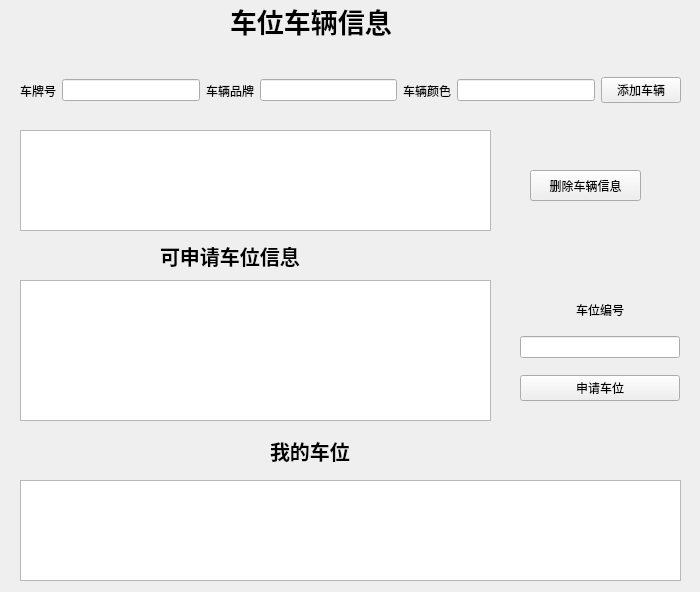
<?xml version="1.0" encoding="UTF-8"?>
<ui version="4.0">
 <class>Yezhucheweiguanli</class>
 <widget class="QWidget" name="Yezhucheweiguanli">
  <property name="geometry">
   <rect>
    <x>0</x>
    <y>0</y>
    <width>700</width>
    <height>592</height>
   </rect>
  </property>
  <property name="windowTitle">
   <string>Form</string>
  </property>
  <property name="styleSheet">
   <string notr="true">background-image: url();</string>
  </property>
  <widget class="QWidget" name="horizontalLayoutWidget">
   <property name="geometry">
    <rect>
     <x>20</x>
     <y>70</y>
     <width>661</width>
     <height>41</height>
    </rect>
   </property>
   <layout class="QHBoxLayout" name="horizontalLayout">
    <item>
     <widget class="QLabel" name="label_3">
      <property name="text">
       <string>车牌号</string>
      </property>
     </widget>
    </item>
    <item>
     <widget class="QLineEdit" name="numlineEdit"/>
    </item>
    <item>
     <widget class="QLabel" name="label_2">
      <property name="text">
       <string>车辆品牌</string>
      </property>
     </widget>
    </item>
    <item>
     <widget class="QLineEdit" name="brandlineEdit"/>
    </item>
    <item>
     <widget class="QLabel" name="label">
      <property name="text">
       <string>车辆颜色</string>
      </property>
     </widget>
    </item>
    <item>
     <widget class="QLineEdit" name="colorlineEdit"/>
    </item>
    <item>
     <widget class="QPushButton" name="pushButton">
      <property name="text">
       <string>添加车辆</string>
      </property>
     </widget>
    </item>
   </layout>
  </widget>
  <widget class="QTableView" name="tableView">
   <property name="geometry">
    <rect>
     <x>20</x>
     <y>130</y>
     <width>471</width>
     <height>101</height>
    </rect>
   </property>
  </widget>
  <widget class="QPushButton" name="delpushButton">
   <property name="geometry">
    <rect>
     <x>530</x>
     <y>170</y>
     <width>111</width>
     <height>31</height>
    </rect>
   </property>
   <property name="text">
    <string>删除车辆信息</string>
   </property>
  </widget>
  <widget class="QTableView" name="tableView_2">
   <property name="geometry">
    <rect>
     <x>20</x>
     <y>480</y>
     <width>661</width>
     <height>101</height>
    </rect>
   </property>
  </widget>
  <widget class="QTableView" name="tableView_3">
   <property name="geometry">
    <rect>
     <x>20</x>
     <y>280</y>
     <width>471</width>
     <height>141</height>
    </rect>
   </property>
  </widget>
  <widget class="QLabel" name="label_4">
   <property name="geometry">
    <rect>
     <x>160</x>
     <y>240</y>
     <width>191</width>
     <height>31</height>
    </rect>
   </property>
   <property name="font">
    <font>
     <pointsize>15</pointsize>
     <weight>75</weight>
     <bold>true</bold>
    </font>
   </property>
   <property name="text">
    <string>可申请车位信息</string>
   </property>
  </widget>
  <widget class="QLabel" name="label_5">
   <property name="geometry">
    <rect>
     <x>270</x>
     <y>430</y>
     <width>121</width>
     <height>41</height>
    </rect>
   </property>
   <property name="font">
    <font>
     <pointsize>15</pointsize>
     <weight>75</weight>
     <bold>true</bold>
    </font>
   </property>
   <property name="text">
    <string>我的车位</string>
   </property>
  </widget>
  <widget class="QWidget" name="verticalLayoutWidget">
   <property name="geometry">
    <rect>
     <x>520</x>
     <y>300</y>
     <width>160</width>
     <height>101</height>
    </rect>
   </property>
   <layout class="QVBoxLayout" name="verticalLayout">
    <item>
     <layout class="QHBoxLayout" name="horizontalLayout_2">
      <item>
       <spacer name="horizontalSpacer">
        <property name="orientation">
         <enum>Qt::Horizontal</enum>
        </property>
        <property name="sizeHint" stdset="0">
         <size>
          <width>40</width>
          <height>20</height>
         </size>
        </property>
       </spacer>
      </item>
      <item>
       <widget class="QLabel" name="label_6">
        <property name="text">
         <string>车位编号</string>
        </property>
       </widget>
      </item>
      <item>
       <spacer name="horizontalSpacer_2">
        <property name="orientation">
         <enum>Qt::Horizontal</enum>
        </property>
        <property name="sizeHint" stdset="0">
         <size>
          <width>40</width>
          <height>20</height>
         </size>
        </property>
       </spacer>
      </item>
     </layout>
    </item>
    <item>
     <spacer name="verticalSpacer">
      <property name="orientation">
       <enum>Qt::Vertical</enum>
      </property>
      <property name="sizeHint" stdset="0">
       <size>
        <width>20</width>
        <height>40</height>
       </size>
      </property>
     </spacer>
    </item>
    <item>
     <widget class="QLineEdit" name="parklineEdit"/>
    </item>
    <item>
     <spacer name="verticalSpacer_2">
      <property name="orientation">
       <enum>Qt::Vertical</enum>
      </property>
      <property name="sizeHint" stdset="0">
       <size>
        <width>20</width>
        <height>40</height>
       </size>
      </property>
     </spacer>
    </item>
    <item>
     <widget class="QPushButton" name="shenpushButton">
      <property name="text">
       <string>申请车位</string>
      </property>
     </widget>
    </item>
   </layout>
  </widget>
  <widget class="QLabel" name="label_7">
   <property name="geometry">
    <rect>
     <x>230</x>
     <y>0</y>
     <width>281</width>
     <height>41</height>
    </rect>
   </property>
   <property name="font">
    <font>
     <pointsize>20</pointsize>
     <weight>75</weight>
     <bold>true</bold>
    </font>
   </property>
   <property name="text">
    <string>车位车辆信息</string>
   </property>
  </widget>
 </widget>
 <resources/>
 <connections/>
</ui>
